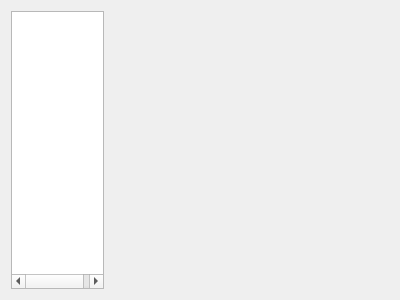
<?xml version="1.0" encoding="UTF-8"?>
<ui version="4.0">
 <class>ReportsTabWidget</class>
 <widget class="QWidget" name="ReportsTabWidget">
  <property name="geometry">
   <rect>
    <x>0</x>
    <y>0</y>
    <width>400</width>
    <height>300</height>
   </rect>
  </property>
  <property name="windowTitle">
   <string>Form</string>
  </property>
  <layout class="QHBoxLayout" name="horizontalLayout_2">
   <item>
    <layout class="QHBoxLayout" name="horizontalLayout">
     <item>
      <widget class="QTreeWidget" name="repTree">
       <property name="sizePolicy">
        <sizepolicy hsizetype="Expanding" vsizetype="Expanding">
         <horstretch>1</horstretch>
         <verstretch>0</verstretch>
        </sizepolicy>
       </property>
       <attribute name="headerVisible">
        <bool>false</bool>
       </attribute>
       <column>
        <property name="text">
         <string notr="true">1</string>
        </property>
       </column>
      </widget>
     </item>
     <item>
      <widget class="SimpleReportLib::SimpleReportViewer" name="repViewer" native="true">
       <property name="sizePolicy">
        <sizepolicy hsizetype="Preferred" vsizetype="Preferred">
         <horstretch>3</horstretch>
         <verstretch>0</verstretch>
        </sizepolicy>
       </property>
      </widget>
     </item>
    </layout>
   </item>
  </layout>
 </widget>
 <customwidgets>
  <customwidget>
   <class>SimpleReportLib::SimpleReportViewer</class>
   <extends>QWidget</extends>
   <header>SimpleReportViewer.h</header>
   <container>1</container>
  </customwidget>
 </customwidgets>
 <resources/>
 <connections>
  <connection>
   <sender>repTree</sender>
   <signal>itemSelectionChanged()</signal>
   <receiver>ReportsTabWidget</receiver>
   <slot>onTreeSelectionChanged()</slot>
   <hints>
    <hint type="sourcelabel">
     <x>56</x>
     <y>149</y>
    </hint>
    <hint type="destinationlabel">
     <x>199</x>
     <y>149</y>
    </hint>
   </hints>
  </connection>
 </connections>
 <slots>
  <slot>onTreeSelectionChanged()</slot>
 </slots>
</ui>
